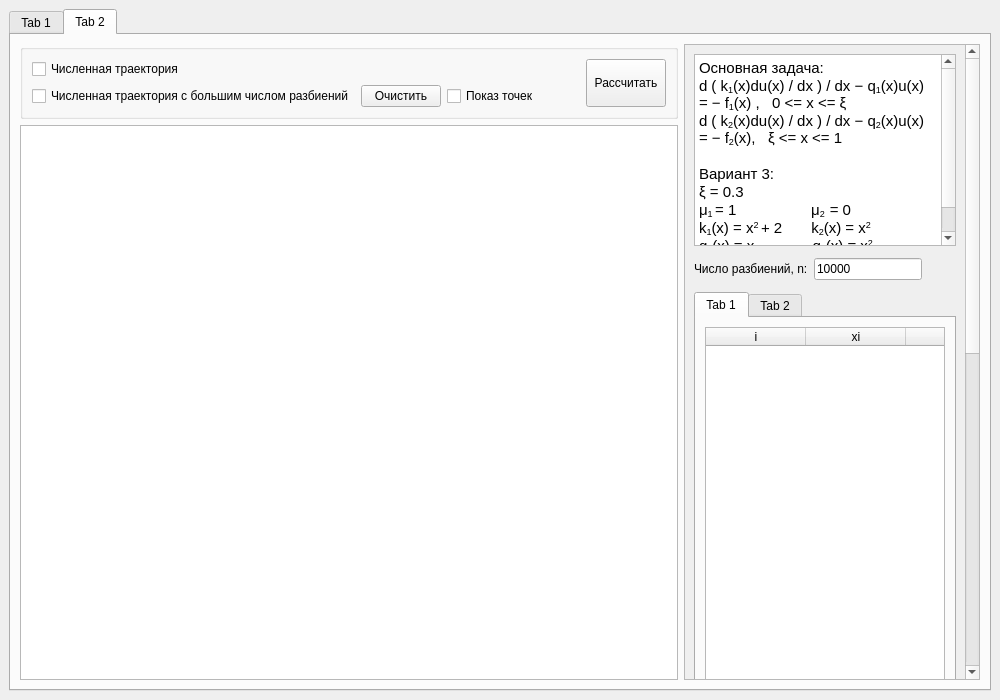
<?xml version="1.0" encoding="UTF-8"?>
<ui version="4.0">
 <class>MainWindow</class>
 <widget class="QMainWindow" name="MainWindow">
  <property name="geometry">
   <rect>
    <x>0</x>
    <y>0</y>
    <width>1000</width>
    <height>700</height>
   </rect>
  </property>
  <property name="minimumSize">
   <size>
    <width>1000</width>
    <height>700</height>
   </size>
  </property>
  <property name="windowTitle">
   <string>MainWindow</string>
  </property>
  <widget class="QWidget" name="centralwidget">
   <layout class="QHBoxLayout" name="horizontalLayout">
    <item>
     <widget class="QTabWidget" name="tabWidget">
      <property name="minimumSize">
       <size>
        <width>0</width>
        <height>0</height>
       </size>
      </property>
      <property name="currentIndex">
       <number>1</number>
      </property>
      <widget class="QWidget" name="tab">
       <attribute name="title">
        <string>Tab 1</string>
       </attribute>
       <layout class="QGridLayout" name="gridLayout">
        <item row="0" column="0">
         <widget class="QGroupBox" name="groupBox">
          <property name="sizePolicy">
           <sizepolicy hsizetype="Minimum" vsizetype="Minimum">
            <horstretch>0</horstretch>
            <verstretch>0</verstretch>
           </sizepolicy>
          </property>
          <property name="title">
           <string/>
          </property>
          <layout class="QGridLayout" name="gridLayout_3">
           <item row="1" column="1">
            <widget class="QPushButton" name="firstDel">
             <property name="text">
              <string>Очистить</string>
             </property>
            </widget>
           </item>
           <item row="1" column="2">
            <widget class="QCheckBox" name="firstShowDot">
             <property name="text">
              <string>Показ точек</string>
             </property>
            </widget>
           </item>
           <item row="1" column="3">
            <spacer name="horizontalSpacer">
             <property name="orientation">
              <enum>Qt::Horizontal</enum>
             </property>
             <property name="sizeHint" stdset="0">
              <size>
               <width>40</width>
               <height>20</height>
              </size>
             </property>
            </spacer>
           </item>
           <item row="0" column="4" rowspan="2">
            <widget class="QPushButton" name="firstStart">
             <property name="sizePolicy">
              <sizepolicy hsizetype="Expanding" vsizetype="Expanding">
               <horstretch>0</horstretch>
               <verstretch>0</verstretch>
              </sizepolicy>
             </property>
             <property name="text">
              <string>Рассчитать</string>
             </property>
            </widget>
           </item>
           <item row="1" column="0">
            <widget class="QCheckBox" name="checkBox">
             <property name="text">
              <string>Аналитическая траектория</string>
             </property>
            </widget>
           </item>
           <item row="0" column="0">
            <widget class="QCheckBox" name="checkBox_2">
             <property name="text">
              <string>Численная траектория</string>
             </property>
            </widget>
           </item>
          </layout>
         </widget>
        </item>
        <item row="1" column="0">
         <widget class="CustomView" name="graphicsView"/>
        </item>
        <item row="0" column="1" rowspan="2">
         <widget class="QScrollArea" name="scrollArea">
          <property name="sizePolicy">
           <sizepolicy hsizetype="Expanding" vsizetype="Minimum">
            <horstretch>0</horstretch>
            <verstretch>0</verstretch>
           </sizepolicy>
          </property>
          <property name="widgetResizable">
           <bool>true</bool>
          </property>
          <widget class="QWidget" name="scrollAreaWidgetContents">
           <property name="geometry">
            <rect>
             <x>0</x>
             <y>0</y>
             <width>424</width>
             <height>1308</height>
            </rect>
           </property>
           <layout class="QFormLayout" name="formLayout">
            <item row="0" column="0" colspan="2">
             <widget class="QTextEdit" name="textEdit">
              <property name="sizePolicy">
               <sizepolicy hsizetype="Expanding" vsizetype="Minimum">
                <horstretch>0</horstretch>
                <verstretch>0</verstretch>
               </sizepolicy>
              </property>
              <property name="readOnly">
               <bool>true</bool>
              </property>
              <property name="html">
               <string>&lt;!DOCTYPE HTML PUBLIC &quot;-//W3C//DTD HTML 4.0//EN&quot; &quot;http://www.w3.org/TR/REC-html40/strict.dtd&quot;&gt;
&lt;html&gt;&lt;head&gt;&lt;meta name=&quot;qrichtext&quot; content=&quot;1&quot; /&gt;&lt;meta charset=&quot;utf-8&quot; /&gt;&lt;style type=&quot;text/css&quot;&gt;
p, li { white-space: pre-wrap; }
hr { height: 1px; border-width: 0; }
li.unchecked::marker { content: &quot;\2610&quot;; }
li.checked::marker { content: &quot;\2612&quot;; }
&lt;/style&gt;&lt;/head&gt;&lt;body style=&quot; font-family:'Segoe UI'; font-size:9pt; font-weight:400; font-style:normal;&quot;&gt;
&lt;p style=&quot; margin-top:0px; margin-bottom:0px; margin-left:0px; margin-right:0px; -qt-block-indent:0; text-indent:0px;&quot;&gt;&lt;span style=&quot; font-size:11pt;&quot;&gt;Тестовая задача:&lt;/span&gt;&lt;/p&gt;
&lt;p style=&quot; margin-top:0px; margin-bottom:0px; margin-left:0px; margin-right:0px; -qt-block-indent:0; text-indent:0px;&quot;&gt;&lt;span style=&quot; font-size:11pt;&quot;&gt;d ( k&lt;/span&gt;&lt;span style=&quot; font-size:11pt; vertical-align:sub;&quot;&gt;1&lt;/span&gt;&lt;span style=&quot; font-size:11pt; vertical-align:super;&quot;&gt;*&lt;/span&gt;&lt;span style=&quot; font-size:11pt;&quot;&gt; du(x) / dx ) / dx − q&lt;/span&gt;&lt;span style=&quot; font-size:11pt; vertical-align:sub;&quot;&gt;1&lt;/span&gt;&lt;span style=&quot; font-size:11pt; vertical-align:super;&quot;&gt;*&lt;/span&gt;&lt;span style=&quot; font-size:11pt;&quot;&gt;u(x) = − f&lt;/span&gt;&lt;span style=&quot; font-size:11pt; vertical-align:sub;&quot;&gt;1&lt;/span&gt;&lt;span style=&quot; font-size:11pt; vertical-align:super;&quot;&gt;*&lt;/span&gt;&lt;span style=&quot; font-size:11pt;&quot;&gt; ,   0 &amp;lt;= x &amp;lt;= ξ&lt;/span&gt;&lt;/p&gt;
&lt;p style=&quot; margin-top:0px; margin-bottom:0px; margin-left:0px; margin-right:0px; -qt-block-indent:0; text-indent:0px;&quot;&gt;&lt;span style=&quot; font-size:11pt;&quot;&gt;d ( k&lt;/span&gt;&lt;span style=&quot; font-size:11pt; vertical-align:sub;&quot;&gt;2&lt;/span&gt;&lt;span style=&quot; font-size:11pt; vertical-align:super;&quot;&gt;*&lt;/span&gt;&lt;span style=&quot; font-size:11pt;&quot;&gt; du(x) / dx ) / dx − q&lt;/span&gt;&lt;span style=&quot; font-size:11pt; vertical-align:sub;&quot;&gt;2&lt;/span&gt;&lt;span style=&quot; font-size:11pt; vertical-align:super;&quot;&gt;*&lt;/span&gt;&lt;span style=&quot; font-size:11pt;&quot;&gt;u(x) = − f&lt;/span&gt;&lt;span style=&quot; font-size:11pt; vertical-align:sub;&quot;&gt;2&lt;/span&gt;&lt;span style=&quot; font-size:11pt; vertical-align:super;&quot;&gt;*&lt;/span&gt;&lt;span style=&quot; font-size:11pt;&quot;&gt; ,  ξ &amp;lt;= x &amp;lt;= 1&lt;/span&gt;&lt;/p&gt;
&lt;p style=&quot;-qt-paragraph-type:empty; margin-top:0px; margin-bottom:0px; margin-left:0px; margin-right:0px; -qt-block-indent:0; text-indent:0px; font-family:'.AppleSystemUIFont'; font-size:11pt;&quot;&gt;&lt;br /&gt;&lt;/p&gt;
&lt;p style=&quot; margin-top:0px; margin-bottom:0px; margin-left:0px; margin-right:0px; -qt-block-indent:0; text-indent:0px;&quot;&gt;&lt;span style=&quot; font-size:11pt;&quot;&gt;Вариант 3:&lt;/span&gt;&lt;/p&gt;
&lt;p style=&quot; margin-top:0px; margin-bottom:0px; margin-left:0px; margin-right:0px; -qt-block-indent:0; text-indent:0px;&quot;&gt;&lt;span style=&quot; font-size:11pt;&quot;&gt;ξ = 0.3&lt;/span&gt;&lt;/p&gt;
&lt;p style=&quot; margin-top:0px; margin-bottom:0px; margin-left:0px; margin-right:0px; -qt-block-indent:0; text-indent:0px;&quot;&gt;&lt;span style=&quot; font-size:11pt;&quot;&gt;μ&lt;/span&gt;&lt;span style=&quot; font-size:11pt; vertical-align:sub;&quot;&gt;1 &lt;/span&gt;&lt;span style=&quot; font-size:11pt;&quot;&gt;= 1                   μ&lt;/span&gt;&lt;span style=&quot; font-size:11pt; vertical-align:sub;&quot;&gt;2  &lt;/span&gt;&lt;span style=&quot; font-size:11pt;&quot;&gt;= 0&lt;/span&gt;&lt;/p&gt;
&lt;p style=&quot; margin-top:0px; margin-bottom:0px; margin-left:0px; margin-right:0px; -qt-block-indent:0; text-indent:0px;&quot;&gt;&lt;span style=&quot; font-size:11pt;&quot;&gt;k&lt;/span&gt;&lt;span style=&quot; font-size:11pt; vertical-align:sub;&quot;&gt;1&lt;/span&gt;&lt;span style=&quot; font-size:11pt; vertical-align:super;&quot;&gt;*&lt;/span&gt;&lt;span style=&quot; font-size:11pt;&quot;&gt;(x) = 2.09       k&lt;/span&gt;&lt;span style=&quot; font-size:11pt; vertical-align:sub;&quot;&gt;2&lt;/span&gt;&lt;span style=&quot; font-size:11pt; vertical-align:super;&quot;&gt;*&lt;/span&gt;&lt;span style=&quot; font-size:11pt;&quot;&gt;(x) = 0.09&lt;/span&gt;&lt;/p&gt;
&lt;p style=&quot; margin-top:0px; margin-bottom:0px; margin-left:0px; margin-right:0px; -qt-block-indent:0; text-indent:0px;&quot;&gt;&lt;span style=&quot; font-size:11pt;&quot;&gt;q&lt;/span&gt;&lt;span style=&quot; font-size:11pt; vertical-align:sub;&quot;&gt;1&lt;/span&gt;&lt;span style=&quot; font-size:11pt; vertical-align:super;&quot;&gt;*&lt;/span&gt;&lt;span style=&quot; font-size:11pt;&quot;&gt;(x) = 0.3         q&lt;/span&gt;&lt;span style=&quot; font-size:11pt; vertical-align:sub;&quot;&gt;2&lt;/span&gt;&lt;span style=&quot; font-size:11pt; vertical-align:super;&quot;&gt;*&lt;/span&gt;&lt;span style=&quot; font-size:11pt;&quot;&gt;(x) = 0.09&lt;/span&gt;&lt;/p&gt;
&lt;p style=&quot; margin-top:0px; margin-bottom:0px; margin-left:0px; margin-right:0px; -qt-block-indent:0; text-indent:0px;&quot;&gt;&lt;span style=&quot; font-size:11pt;&quot;&gt;f&lt;/span&gt;&lt;span style=&quot; font-size:11pt; vertical-align:sub;&quot;&gt;1&lt;/span&gt;&lt;span style=&quot; font-size:11pt; vertical-align:super;&quot;&gt;*&lt;/span&gt;&lt;span style=&quot; font-size:11pt;&quot;&gt;(x) = 1              f&lt;/span&gt;&lt;span style=&quot; font-size:11pt; vertical-align:sub;&quot;&gt;2&lt;/span&gt;&lt;span style=&quot; font-size:11pt; vertical-align:super;&quot;&gt;*&lt;/span&gt;&lt;span style=&quot; font-size:11pt;&quot;&gt;(x) = sin(π * 0.3)&lt;/span&gt;&lt;/p&gt;&lt;/body&gt;&lt;/html&gt;</string>
              </property>
             </widget>
            </item>
            <item row="2" column="0">
             <widget class="QLabel" name="label">
              <property name="text">
               <string>Число разбиений, n:</string>
              </property>
             </widget>
            </item>
            <item row="2" column="1">
             <widget class="QLineEdit" name="lineEdit">
              <property name="sizePolicy">
               <sizepolicy hsizetype="Fixed" vsizetype="Fixed">
                <horstretch>0</horstretch>
                <verstretch>0</verstretch>
               </sizepolicy>
              </property>
              <property name="text">
               <string>10000</string>
              </property>
             </widget>
            </item>
            <item row="4" column="0" colspan="2">
             <widget class="QTabWidget" name="tabWidget_2">
              <property name="currentIndex">
               <number>0</number>
              </property>
              <widget class="QWidget" name="tab_3">
               <attribute name="title">
                <string>Tab 1</string>
               </attribute>
               <layout class="QVBoxLayout" name="verticalLayout">
                <item>
                 <widget class="QTableWidget" name="tableWidget">
                  <property name="minimumSize">
                   <size>
                    <width>0</width>
                    <height>1000</height>
                   </size>
                  </property>
                  <property name="editTriggers">
                   <set>QAbstractItemView::NoEditTriggers</set>
                  </property>
                  <column>
                   <property name="text">
                    <string>i</string>
                   </property>
                  </column>
                  <column>
                   <property name="text">
                    <string>xi</string>
                   </property>
                  </column>
                  <column>
                   <property name="text">
                    <string>u(xi)</string>
                   </property>
                  </column>
                  <column>
                   <property name="text">
                    <string>v(xi)</string>
                   </property>
                  </column>
                  <column>
                   <property name="text">
                    <string>u(xi) - v(xi)</string>
                   </property>
                  </column>
                 </widget>
                </item>
               </layout>
              </widget>
              <widget class="QWidget" name="tab_4">
               <attribute name="title">
                <string>Tab 2</string>
               </attribute>
               <layout class="QHBoxLayout" name="horizontalLayout_2">
                <item>
                 <widget class="QTextEdit" name="textEdit_3">
                  <property name="readOnly">
                   <bool>true</bool>
                  </property>
                  <property name="html">
                   <string>&lt;!DOCTYPE HTML PUBLIC &quot;-//W3C//DTD HTML 4.0//EN&quot; &quot;http://www.w3.org/TR/REC-html40/strict.dtd&quot;&gt;
&lt;html&gt;&lt;head&gt;&lt;meta name=&quot;qrichtext&quot; content=&quot;1&quot; /&gt;&lt;meta charset=&quot;utf-8&quot; /&gt;&lt;style type=&quot;text/css&quot;&gt;
p, li { white-space: pre-wrap; }
hr { height: 1px; border-width: 0; }
li.unchecked::marker { content: &quot;\2610&quot;; }
li.checked::marker { content: &quot;\2612&quot;; }
&lt;/style&gt;&lt;/head&gt;&lt;body style=&quot; font-family:'Segoe UI'; font-size:9pt; font-weight:400; font-style:normal;&quot;&gt;
&lt;p style=&quot;-qt-paragraph-type:empty; margin-top:0px; margin-bottom:0px; margin-left:0px; margin-right:0px; -qt-block-indent:0; text-indent:0px; font-family:'.AppleSystemUIFont'; font-size:13pt;&quot;&gt;&lt;br /&gt;&lt;/p&gt;&lt;/body&gt;&lt;/html&gt;</string>
                  </property>
                 </widget>
                </item>
               </layout>
              </widget>
             </widget>
            </item>
            <item row="1" column="0">
             <spacer name="verticalSpacer">
              <property name="orientation">
               <enum>Qt::Vertical</enum>
              </property>
              <property name="sizeHint" stdset="0">
               <size>
                <width>20</width>
                <height>80</height>
               </size>
              </property>
             </spacer>
            </item>
            <item row="3" column="0">
             <spacer name="verticalSpacer_2">
              <property name="orientation">
               <enum>Qt::Vertical</enum>
              </property>
              <property name="sizeHint" stdset="0">
               <size>
                <width>20</width>
                <height>80</height>
               </size>
              </property>
             </spacer>
            </item>
           </layout>
          </widget>
         </widget>
        </item>
       </layout>
      </widget>
      <widget class="QWidget" name="tab_2">
       <attribute name="title">
        <string>Tab 2</string>
       </attribute>
       <layout class="QGridLayout" name="gridLayout_2">
        <item row="0" column="0">
         <widget class="QGroupBox" name="groupBox_2">
          <property name="sizePolicy">
           <sizepolicy hsizetype="Minimum" vsizetype="Minimum">
            <horstretch>0</horstretch>
            <verstretch>0</verstretch>
           </sizepolicy>
          </property>
          <property name="title">
           <string/>
          </property>
          <layout class="QGridLayout" name="gridLayout_4">
           <item row="0" column="4" rowspan="2">
            <widget class="QPushButton" name="secondStart">
             <property name="sizePolicy">
              <sizepolicy hsizetype="Expanding" vsizetype="Expanding">
               <horstretch>0</horstretch>
               <verstretch>0</verstretch>
              </sizepolicy>
             </property>
             <property name="text">
              <string>Рассчитать</string>
             </property>
            </widget>
           </item>
           <item row="1" column="1">
            <widget class="QPushButton" name="secondDel">
             <property name="text">
              <string>Очистить</string>
             </property>
            </widget>
           </item>
           <item row="1" column="2">
            <widget class="QCheckBox" name="secondShowDot">
             <property name="text">
              <string>Показ точек</string>
             </property>
            </widget>
           </item>
           <item row="1" column="3">
            <spacer name="horizontalSpacer_2">
             <property name="orientation">
              <enum>Qt::Horizontal</enum>
             </property>
             <property name="sizeHint" stdset="0">
              <size>
               <width>40</width>
               <height>20</height>
              </size>
             </property>
            </spacer>
           </item>
           <item row="1" column="0">
            <widget class="QCheckBox" name="checkBox_3">
             <property name="text">
              <string>Численная траектория с большим числом разбиений</string>
             </property>
            </widget>
           </item>
           <item row="0" column="0">
            <widget class="QCheckBox" name="checkBox_4">
             <property name="text">
              <string>Численная траектория</string>
             </property>
            </widget>
           </item>
          </layout>
         </widget>
        </item>
        <item row="1" column="0">
         <widget class="CustomView" name="graphicsView_2"/>
        </item>
        <item row="0" column="1" rowspan="2">
         <widget class="QScrollArea" name="scrollArea_2">
          <property name="sizePolicy">
           <sizepolicy hsizetype="Expanding" vsizetype="Minimum">
            <horstretch>0</horstretch>
            <verstretch>0</verstretch>
           </sizepolicy>
          </property>
          <property name="widgetResizable">
           <bool>true</bool>
          </property>
          <widget class="QWidget" name="scrollAreaWidgetContents_2">
           <property name="geometry">
            <rect>
             <x>0</x>
             <y>0</y>
             <width>274</width>
             <height>1308</height>
            </rect>
           </property>
           <layout class="QFormLayout" name="formLayout_2">
            <item row="0" column="0" colspan="2">
             <widget class="QTextEdit" name="textEdit_2">
              <property name="sizePolicy">
               <sizepolicy hsizetype="MinimumExpanding" vsizetype="Minimum">
                <horstretch>0</horstretch>
                <verstretch>0</verstretch>
               </sizepolicy>
              </property>
              <property name="readOnly">
               <bool>true</bool>
              </property>
              <property name="html">
               <string>&lt;!DOCTYPE HTML PUBLIC &quot;-//W3C//DTD HTML 4.0//EN&quot; &quot;http://www.w3.org/TR/REC-html40/strict.dtd&quot;&gt;
&lt;html&gt;&lt;head&gt;&lt;meta name=&quot;qrichtext&quot; content=&quot;1&quot; /&gt;&lt;meta charset=&quot;utf-8&quot; /&gt;&lt;style type=&quot;text/css&quot;&gt;
p, li { white-space: pre-wrap; }
hr { height: 1px; border-width: 0; }
li.unchecked::marker { content: &quot;\2610&quot;; }
li.checked::marker { content: &quot;\2612&quot;; }
&lt;/style&gt;&lt;/head&gt;&lt;body style=&quot; font-family:'Segoe UI'; font-size:9pt; font-weight:400; font-style:normal;&quot;&gt;
&lt;p style=&quot; margin-top:0px; margin-bottom:0px; margin-left:0px; margin-right:0px; -qt-block-indent:0; text-indent:0px;&quot;&gt;&lt;span style=&quot; font-size:11pt;&quot;&gt;Основная задача:&lt;/span&gt;&lt;/p&gt;
&lt;p style=&quot; margin-top:0px; margin-bottom:0px; margin-left:0px; margin-right:0px; -qt-block-indent:0; text-indent:0px;&quot;&gt;&lt;span style=&quot; font-size:11pt;&quot;&gt;d ( k&lt;/span&gt;&lt;span style=&quot; font-size:11pt; vertical-align:sub;&quot;&gt;1&lt;/span&gt;&lt;span style=&quot; font-size:11pt;&quot;&gt;(x)du(x) / dx ) / dx − q&lt;/span&gt;&lt;span style=&quot; font-size:11pt; vertical-align:sub;&quot;&gt;1&lt;/span&gt;&lt;span style=&quot; font-size:11pt;&quot;&gt;(x)u(x) = − f&lt;/span&gt;&lt;span style=&quot; font-size:11pt; vertical-align:sub;&quot;&gt;1&lt;/span&gt;&lt;span style=&quot; font-size:11pt;&quot;&gt;(x) ,   0 &amp;lt;= x &amp;lt;= ξ&lt;/span&gt;&lt;/p&gt;
&lt;p style=&quot; margin-top:0px; margin-bottom:0px; margin-left:0px; margin-right:0px; -qt-block-indent:0; text-indent:0px;&quot;&gt;&lt;span style=&quot; font-size:11pt;&quot;&gt;d ( k&lt;/span&gt;&lt;span style=&quot; font-size:11pt; vertical-align:sub;&quot;&gt;2&lt;/span&gt;&lt;span style=&quot; font-size:11pt;&quot;&gt;(x)du(x) / dx ) / dx − q&lt;/span&gt;&lt;span style=&quot; font-size:11pt; vertical-align:sub;&quot;&gt;2&lt;/span&gt;&lt;span style=&quot; font-size:11pt;&quot;&gt;(x)u(x) = − f&lt;/span&gt;&lt;span style=&quot; font-size:11pt; vertical-align:sub;&quot;&gt;2&lt;/span&gt;&lt;span style=&quot; font-size:11pt;&quot;&gt;(x),   ξ &amp;lt;= x &amp;lt;= 1&lt;/span&gt;&lt;/p&gt;
&lt;p style=&quot;-qt-paragraph-type:empty; margin-top:0px; margin-bottom:0px; margin-left:0px; margin-right:0px; -qt-block-indent:0; text-indent:0px; font-family:'.AppleSystemUIFont'; font-size:11pt;&quot;&gt;&lt;br /&gt;&lt;/p&gt;
&lt;p style=&quot; margin-top:0px; margin-bottom:0px; margin-left:0px; margin-right:0px; -qt-block-indent:0; text-indent:0px;&quot;&gt;&lt;span style=&quot; font-size:11pt;&quot;&gt;Вариант 3:&lt;/span&gt;&lt;/p&gt;
&lt;p style=&quot; margin-top:0px; margin-bottom:0px; margin-left:0px; margin-right:0px; -qt-block-indent:0; text-indent:0px;&quot;&gt;&lt;span style=&quot; font-size:11pt;&quot;&gt;ξ = 0.3&lt;/span&gt;&lt;/p&gt;
&lt;p style=&quot; margin-top:0px; margin-bottom:0px; margin-left:0px; margin-right:0px; -qt-block-indent:0; text-indent:0px;&quot;&gt;&lt;span style=&quot; font-size:11pt;&quot;&gt;μ&lt;/span&gt;&lt;span style=&quot; font-size:11pt; vertical-align:sub;&quot;&gt;1 &lt;/span&gt;&lt;span style=&quot; font-size:11pt;&quot;&gt;= 1                  μ&lt;/span&gt;&lt;span style=&quot; font-size:11pt; vertical-align:sub;&quot;&gt;2  &lt;/span&gt;&lt;span style=&quot; font-size:11pt;&quot;&gt;= 0&lt;/span&gt;&lt;/p&gt;
&lt;p style=&quot; margin-top:0px; margin-bottom:0px; margin-left:0px; margin-right:0px; -qt-block-indent:0; text-indent:0px;&quot;&gt;&lt;span style=&quot; font-size:11pt;&quot;&gt;k&lt;/span&gt;&lt;span style=&quot; font-size:11pt; vertical-align:sub;&quot;&gt;1&lt;/span&gt;&lt;span style=&quot; font-size:11pt;&quot;&gt;(x) = x&lt;/span&gt;&lt;span style=&quot; font-size:11pt; vertical-align:super;&quot;&gt;2 &lt;/span&gt;&lt;span style=&quot; font-size:11pt;&quot;&gt;+ 2       k&lt;/span&gt;&lt;span style=&quot; font-size:11pt; vertical-align:sub;&quot;&gt;2&lt;/span&gt;&lt;span style=&quot; font-size:11pt;&quot;&gt;(x) = x&lt;/span&gt;&lt;span style=&quot; font-size:11pt; vertical-align:super;&quot;&gt;2&lt;/span&gt;&lt;/p&gt;
&lt;p style=&quot; margin-top:0px; margin-bottom:0px; margin-left:0px; margin-right:0px; -qt-block-indent:0; text-indent:0px;&quot;&gt;&lt;span style=&quot; font-size:11pt;&quot;&gt;q&lt;/span&gt;&lt;span style=&quot; font-size:11pt; vertical-align:sub;&quot;&gt;1&lt;/span&gt;&lt;span style=&quot; font-size:11pt;&quot;&gt;(x) = x              q&lt;/span&gt;&lt;span style=&quot; font-size:11pt; vertical-align:sub;&quot;&gt;2&lt;/span&gt;&lt;span style=&quot; font-size:11pt;&quot;&gt;(x) = x&lt;/span&gt;&lt;span style=&quot; font-size:11pt; vertical-align:super;&quot;&gt;2&lt;/span&gt;&lt;/p&gt;
&lt;p style=&quot; margin-top:0px; margin-bottom:0px; margin-left:0px; margin-right:0px; -qt-block-indent:0; text-indent:0px;&quot;&gt;&lt;span style=&quot; font-size:11pt;&quot;&gt;f&lt;/span&gt;&lt;span style=&quot; font-size:11pt; vertical-align:sub;&quot;&gt;1&lt;/span&gt;&lt;span style=&quot; font-size:11pt;&quot;&gt;(x) = 1               f&lt;/span&gt;&lt;span style=&quot; font-size:11pt; vertical-align:sub;&quot;&gt;2&lt;/span&gt;&lt;span style=&quot; font-size:11pt;&quot;&gt;(x) = sin(πx)&lt;/span&gt;&lt;/p&gt;&lt;/body&gt;&lt;/html&gt;</string>
              </property>
             </widget>
            </item>
            <item row="2" column="0">
             <widget class="QLabel" name="label_2">
              <property name="text">
               <string>Число разбиений, n:</string>
              </property>
             </widget>
            </item>
            <item row="2" column="1">
             <widget class="QLineEdit" name="lineEdit_2">
              <property name="sizePolicy">
               <sizepolicy hsizetype="Fixed" vsizetype="Fixed">
                <horstretch>0</horstretch>
                <verstretch>0</verstretch>
               </sizepolicy>
              </property>
              <property name="text">
               <string>10000</string>
              </property>
             </widget>
            </item>
            <item row="4" column="0" colspan="2">
             <widget class="QTabWidget" name="tabWidget_3">
              <property name="currentIndex">
               <number>0</number>
              </property>
              <widget class="QWidget" name="tab_5">
               <attribute name="title">
                <string>Tab 1</string>
               </attribute>
               <layout class="QHBoxLayout" name="horizontalLayout_3">
                <item>
                 <widget class="QTableWidget" name="tableWidget_2">
                  <property name="minimumSize">
                   <size>
                    <width>0</width>
                    <height>1000</height>
                   </size>
                  </property>
                  <property name="editTriggers">
                   <set>QAbstractItemView::NoEditTriggers</set>
                  </property>
                  <column>
                   <property name="text">
                    <string>i</string>
                   </property>
                  </column>
                  <column>
                   <property name="text">
                    <string>xi</string>
                   </property>
                  </column>
                  <column>
                   <property name="text">
                    <string>v(xi)</string>
                   </property>
                  </column>
                  <column>
                   <property name="text">
                    <string>v2(x2i)</string>
                   </property>
                  </column>
                  <column>
                   <property name="text">
                    <string>v(xi) - v2(x2i)</string>
                   </property>
                  </column>
                 </widget>
                </item>
               </layout>
              </widget>
              <widget class="QWidget" name="tab_6">
               <attribute name="title">
                <string>Tab 2</string>
               </attribute>
               <layout class="QHBoxLayout" name="horizontalLayout_4">
                <item>
                 <widget class="QTextEdit" name="textEdit_4">
                  <property name="readOnly">
                   <bool>true</bool>
                  </property>
                  <property name="html">
                   <string>&lt;!DOCTYPE HTML PUBLIC &quot;-//W3C//DTD HTML 4.0//EN&quot; &quot;http://www.w3.org/TR/REC-html40/strict.dtd&quot;&gt;
&lt;html&gt;&lt;head&gt;&lt;meta name=&quot;qrichtext&quot; content=&quot;1&quot; /&gt;&lt;meta charset=&quot;utf-8&quot; /&gt;&lt;style type=&quot;text/css&quot;&gt;
p, li { white-space: pre-wrap; }
hr { height: 1px; border-width: 0; }
li.unchecked::marker { content: &quot;\2610&quot;; }
li.checked::marker { content: &quot;\2612&quot;; }
&lt;/style&gt;&lt;/head&gt;&lt;body style=&quot; font-family:'Segoe UI'; font-size:9pt; font-weight:400; font-style:normal;&quot;&gt;
&lt;p style=&quot; margin-top:0px; margin-bottom:0px; margin-left:0px; margin-right:0px; -qt-block-indent:0; text-indent:0px;&quot;&gt;&lt;span style=&quot; font-size:14pt;&quot;&gt;Для решения задачи использована равномерная сетка с числом разбиений n = «»;&lt;/span&gt;&lt;/p&gt;
&lt;p style=&quot; margin-top:0px; margin-bottom:0px; margin-left:0px; margin-right:0px; -qt-block-indent:0; text-indent:0px;&quot;&gt;&lt;span style=&quot; font-size:14pt;&quot;&gt;Задача должна быть решена с заданной точностью ε = 0.5⋅10 &lt;/span&gt;&lt;span style=&quot; font-size:14pt; vertical-align:super;&quot;&gt;–6&lt;/span&gt;&lt;span style=&quot; font-size:14pt;&quot;&gt; ; &lt;/span&gt;&lt;/p&gt;
&lt;p style=&quot; margin-top:0px; margin-bottom:0px; margin-left:0px; margin-right:0px; -qt-block-indent:0; text-indent:0px;&quot;&gt;&lt;span style=&quot; font-size:14pt;&quot;&gt;Задача решена с точностью ε2 =«»; &lt;/span&gt;&lt;/p&gt;
&lt;p style=&quot; margin-top:0px; margin-bottom:0px; margin-left:0px; margin-right:0px; -qt-block-indent:0; text-indent:0px;&quot;&gt;&lt;span style=&quot; font-size:14pt;&quot;&gt;Максимальная разность численных решений в общих узлах сетки наблюдается в точке x=«»&lt;/span&gt;&lt;/p&gt;&lt;/body&gt;&lt;/html&gt;</string>
                  </property>
                 </widget>
                </item>
               </layout>
              </widget>
             </widget>
            </item>
            <item row="3" column="0">
             <spacer name="verticalSpacer_3">
              <property name="orientation">
               <enum>Qt::Vertical</enum>
              </property>
              <property name="sizeHint" stdset="0">
               <size>
                <width>20</width>
                <height>80</height>
               </size>
              </property>
             </spacer>
            </item>
            <item row="1" column="0">
             <spacer name="verticalSpacer_4">
              <property name="orientation">
               <enum>Qt::Vertical</enum>
              </property>
              <property name="sizeHint" stdset="0">
               <size>
                <width>20</width>
                <height>80</height>
               </size>
              </property>
             </spacer>
            </item>
           </layout>
          </widget>
         </widget>
        </item>
       </layout>
      </widget>
     </widget>
    </item>
   </layout>
  </widget>
  <widget class="QMenuBar" name="menubar">
   <property name="geometry">
    <rect>
     <x>0</x>
     <y>0</y>
     <width>1000</width>
     <height>21</height>
    </rect>
   </property>
  </widget>
 </widget>
 <customwidgets>
  <customwidget>
   <class>CustomView</class>
   <extends>QGraphicsView</extends>
   <header>customview.h</header>
  </customwidget>
 </customwidgets>
 <resources/>
 <connections/>
</ui>
